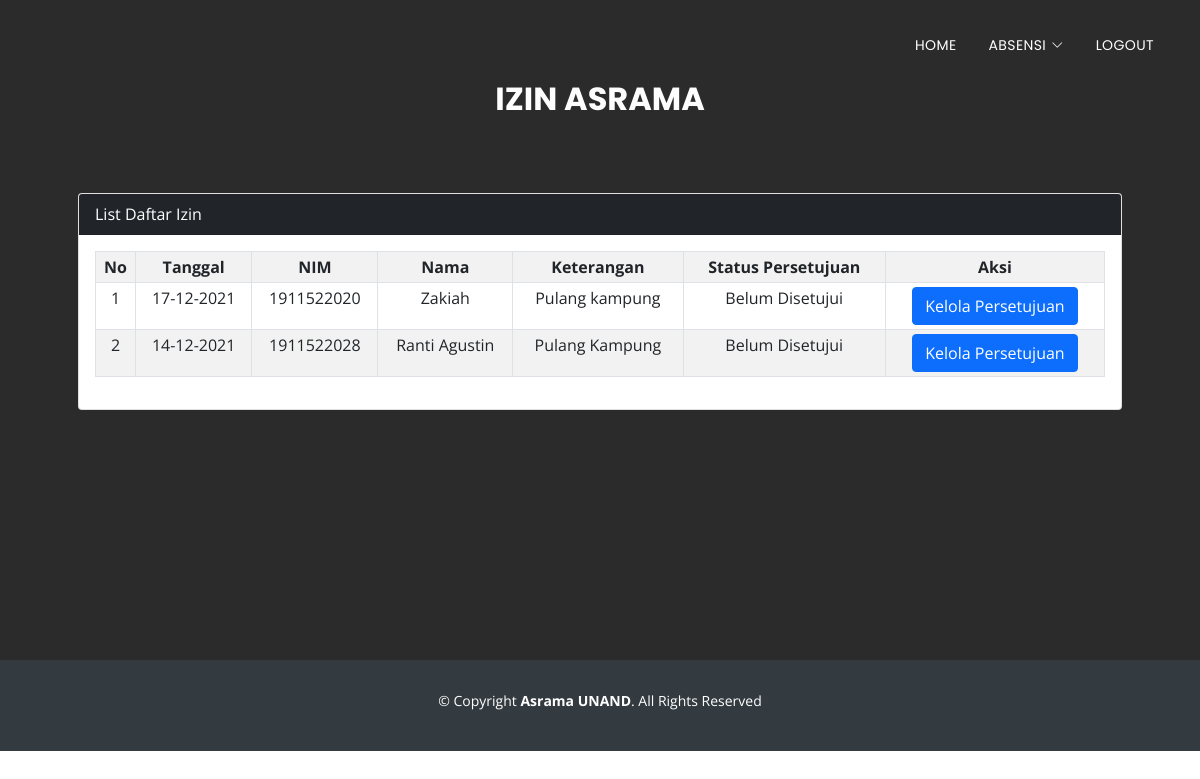
/izinasramapembina.php (signed in), run on an earlier commit of the app's database.
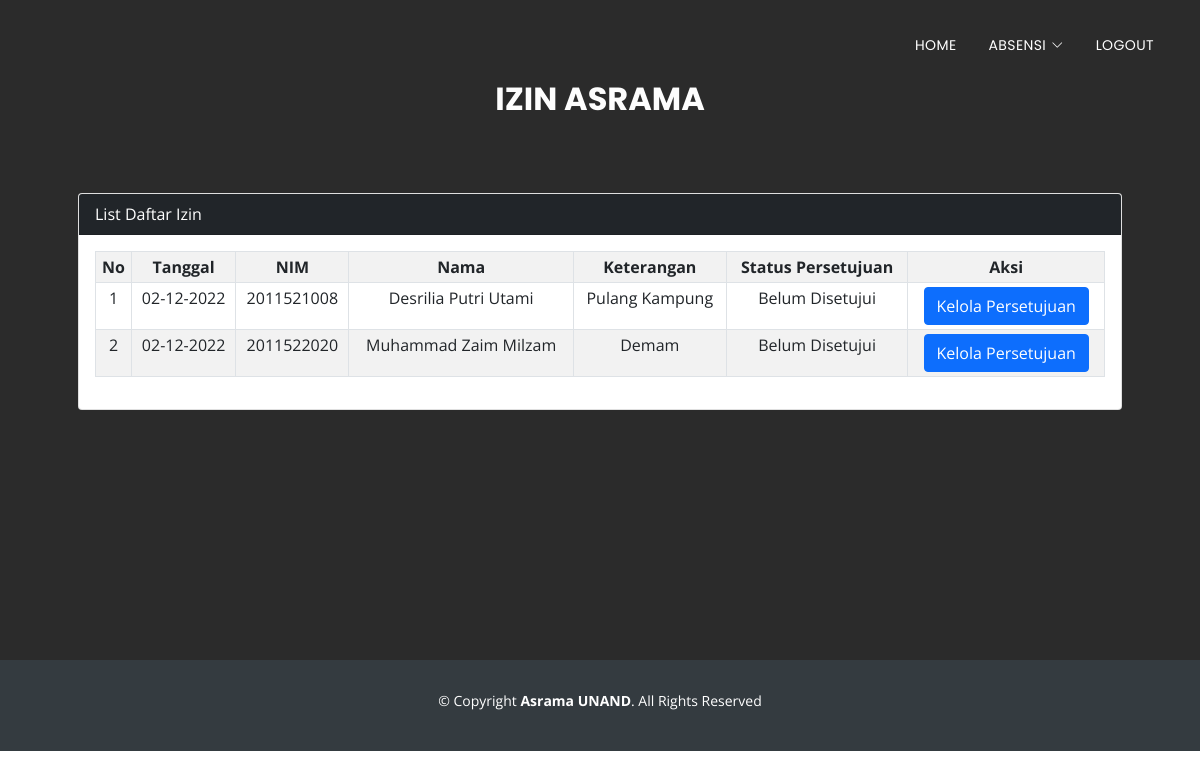
And on a later commit of the database.
### tables this page shows
CREATE TABLE `izinasrama` (
  `id` int(11) NOT NULL,
  `nim` varchar(10) NOT NULL,
  `tanggal` date NOT NULL,
  `keterangan` varchar(50) NOT NULL,
  `statuspersetujuan` varchar(20) DEFAULT 'Belum Disetujui'
);

CREATE TABLE `mahasiswa` (
  `nim` varchar(10) NOT NULL,
  `nama` varchar(50) NOT NULL,
  `jurusan` varchar(50) NOT NULL,
  `email` varchar(50) DEFAULT NULL,
  `notelpon` varchar(15) DEFAULT NULL,
  `pass` varchar(25) NOT NULL
);

### izinasramapembina.php (the view, shortened to what this page needs)
<?php
  include('koneksi.php');
  $result = mysqli_query($mysqli, 'SELECT izinasrama.id, izinasrama.nim, izinasrama.tanggal, izinasrama.keterangan,
  izinasrama.statuspersetujuan, mahasiswa.nim, mahasiswa.nama FROM izinasrama, mahasiswa
  WHERE izinasrama.nim=mahasiswa.nim');
?>
<head>
  <link href="assets/vendor/aos/aos.css" rel="stylesheet">
  <link href="assets/vendor/bootstrap/css/bootstrap.min.css" rel="stylesheet">
  <link href="assets/vendor/bootstrap-icons/bootstrap-icons.css" rel="stylesheet">
  <link href="assets/vendor/boxicons/css/boxicons.min.css" rel="stylesheet">
  <link href="assets/vendor/glightbox/css/glightbox.min.css" rel="stylesheet">
  <link href="assets/vendor/swiper/swiper-bundle.min.css" rel="stylesheet">
  <link href="assets/css/style.css" rel="stylesheet">
</head>
<body>
  <header id="header" class="fixed-top d-flex align-items-center header-transparent">
    <div class="container d-flex justify-content-between align-items-center">
      <nav id="navbar" class="navbar">
        <ul>
          <li><a class="nav-link scrollto" href="homepembina.php">Home</a></li>
          <li class="dropdown"><a href="#"><span>Absensi</span> <i class="bi bi-chevron-down"></i></a>
          </li>
          <li><a class="nav-link scrollto" href="logout.php">Logout</a></li>
        </ul>
      </nav>
    </div>
  </header>
  <section id="services2">
    <div class="section-header">
      <h3 class="section-title">Izin Asrama</h3>
      <p class="section-description"></p>
    </div>
    <div class="container px-3 px-lg-5">
      <div class="card mt-0">
      <div class="card-header bg-dark text-white">
        List Daftar Izin
      </div>
      <div class="card-body">
        <table class="table table-bordered table-sm table-striped align-center">
          <tr>
            <th class="text-center">No</th>
            <th class="text-center">Tanggal</th>
            <th class="text-center">NIM</th>
            <th class="text-center">Nama</th>
            <th class="text-center">Keterangan</th>
            <th class="text-center">Status Persetujuan</th>
            <th class="text-center">Aksi</th>
          </tr>
          <?php
            $no=1;
            while($data = mysqli_fetch_array($result)){ ?>
            <tr>
              <td class="text-center"><?php echo $no?></td>
              <td class="text-center"><?php echo date('d-m-Y', strtotime($data['tanggal']))?></td>
              <td class="text-center"><?php echo $data['nim']?></td>
              <td class="text-center"><?php echo $data['nama']?></td>
              <td class="text-center"><?php echo $data['keterangan']?></td>
              <td class="text-center"><?php echo $data['statuspersetujuan']?></td>
              <td class="text-center">
                  <a href="kelolaizinasrama.php?id=<?php echo $data['id']?>" class='btn btn-xs btn-primary'>Kelola Persetujuan</a></td>
            </tr>
          <?php
            $no++;
            }
          ?>
        </table>
      </div>
      </div>
    </div>
  </section>
  <footer id="footer">
    <div class="container">
      <div class="copyright">
        &copy; Copyright <strong>Asrama UNAND</strong>. All Rights Reserved
      </div>
      <div class="credits">
      </div>
    </div>
  </footer>
</body>
</html>

What changed in the data, as far as the page shows it:
removed izinasrama: tanggal "17-12-2021", nim.nim "1911522020", nim.nama "Zakiah", keterangan "Pulang kampung", statuspersetujuan "Belum Disetujui"
removed izinasrama: tanggal "14-12-2021", nim.nim "1911522028", nim.nama "Ranti Agustin", keterangan "Pulang Kampung", statuspersetujuan "Belum Disetujui"
added izinasrama: tanggal "02-12-2022", nim.nim "2011521008", nim.nama "Desrilia Putri Utami", keterangan "Pulang Kampung", statuspersetujuan "Belum Disetujui"
added izinasrama: tanggal "02-12-2022", nim.nim "2011522020", nim.nama "Muhammad Zaim Milzam", keterangan "Demam", statuspersetujuan "Belum Disetujui"
